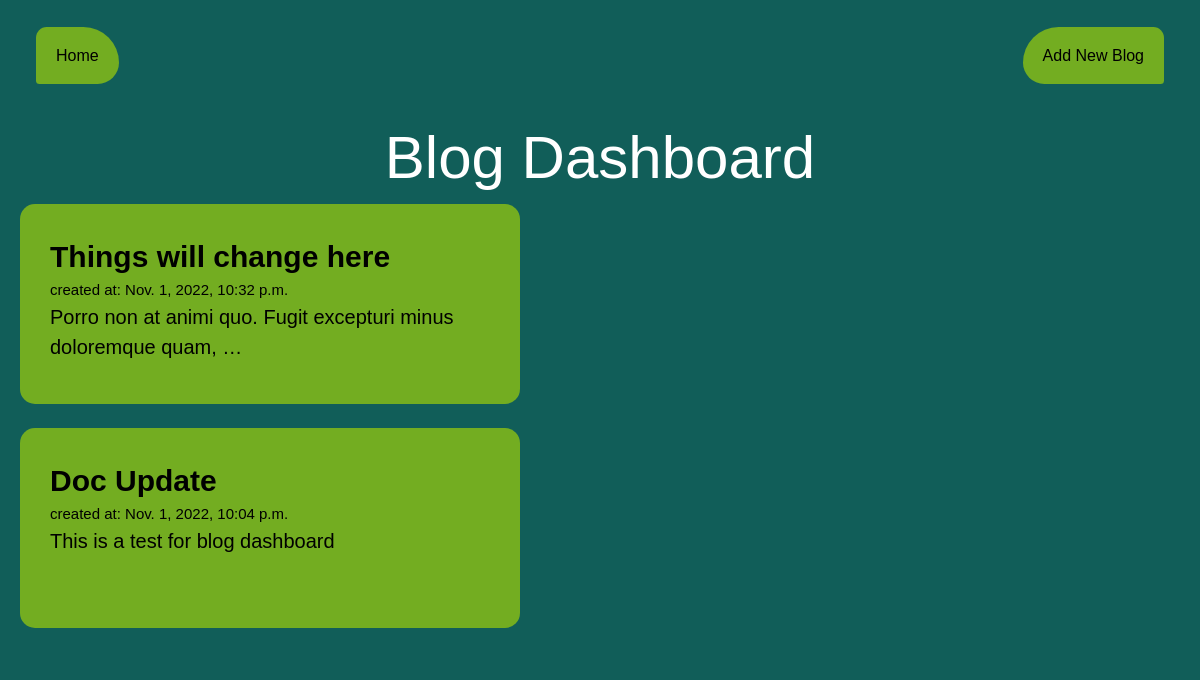
The page / on the database its author committed.
### posts/models.py (models this page shows)
class Post(models.Model):
    title = models.CharField(max_length=100)
    body = models.CharField(max_length=10000)
    created_at = models.DateTimeField(default=datetime.now, blank=True)

### posts/views.py (the view)
# urls.py: path('', views.index, name='index'),
def index(request):
    posts = Post.objects.all()
    return render(request, 'index.html', {'posts': posts})

### posts/templates/index.html
{% extends 'base.html' %}
{% block table%}
<div class="row">
  <div class="leftcolumn">
    {% for post in posts reversed %}
    <div id="rcorners3">
      <a style="text-decoration: none; color: black;" href="/post/{{post.id}}">
        <h2 style="font-weight: bold; font-size: 30px;">{{ post.title }}</h2>
        <h5 style="font-size: 15px;">created at: {{ post.created_at }}</h5>
        <p style="word-wrap: break-word; font-size: 20px;">{{ post.body|truncatewords:10 }}</p>
      </a>
    </div>
    <br>
    {% endfor %}
  </div>
</div>
{% endblock %}

### posts/templates/base.html (shortened to what this page needs)
<!DOCTYPE html>
<html>
    <head>
        <script src="https://cdn.tailwindcss.com"></script>
    </head>
    <body class='bg-teal-800'>
        <nav class="flex items-center justify-between px-4 py-6 bg-teal-800">
            <div class="mb-5">
                <a href="/" id="rcorners1">Home</a>
            </div>
            <div class="mb-5">
                <a href="/blog/" id="rcorners2">Add New Blog</a>
            </div>
        </nav>
        {% block header %}
        <div class="p=10 lg:p=20 text-center py-4">
            <h1 class="text-3xl lg:text-6xl text-white">
                Blog Dashboard
            </h1>
        </div>
        {% endblock %}
        {% block table %}{% endblock %}
    </body>
</html>

### posts/templates/base.html (style rules this page uses)
* { box-sizing: border-box; }
#rcorners1 { border-radius: 15px 50px 30px 5px; background: #73AD21; padding: 20px; width: 200px; height: 150px; }
#rcorners2 { border-radius: 50px 15px 5px 30px; background: #73AD21; padding: 20px; width: 200px; height: 150px; }
#rcorners3 { border-radius: 15px; background: #73AD21; padding: 30px; width: 500px; height: 200px; }
body { font-family: Arial; padding: 20px; background: #f1f1f1; }
.leftcolumn { float: left; width: 100%; }
.row:after { content: ""; display: table; clear: both; }

### rows shown on the page
Post: title "Things will change here", created_at "Nov. 1, 2022, 10:32 p.m.", body "Porro non at animi quo. Fugit excepturi minus doloremque quam, …"
Post: title "Doc Update", created_at "Nov. 1, 2022, 10:04 p.m.", body "This is a test for blog dashboard"
